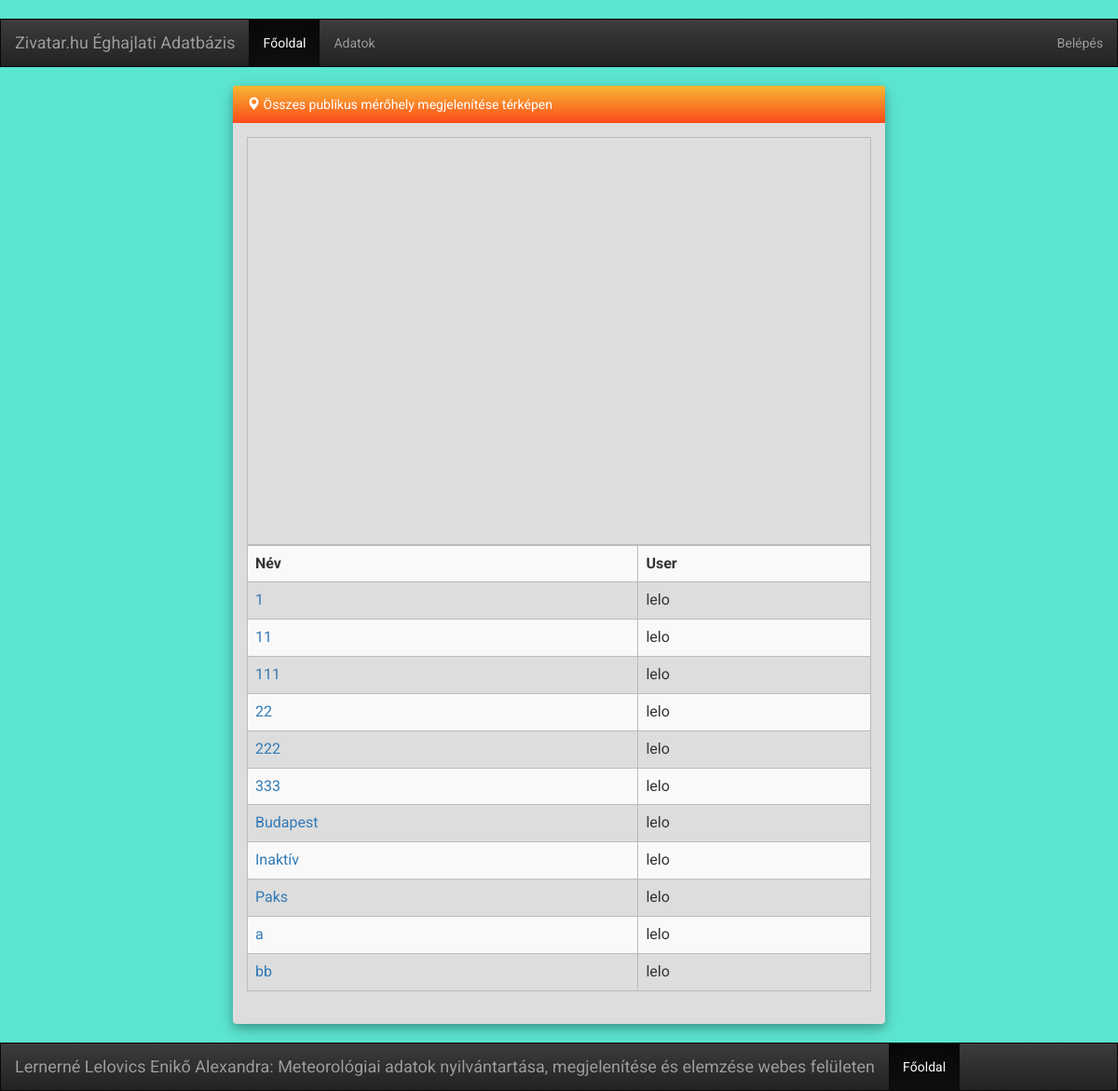
Before: /site_list/ with the older database file.
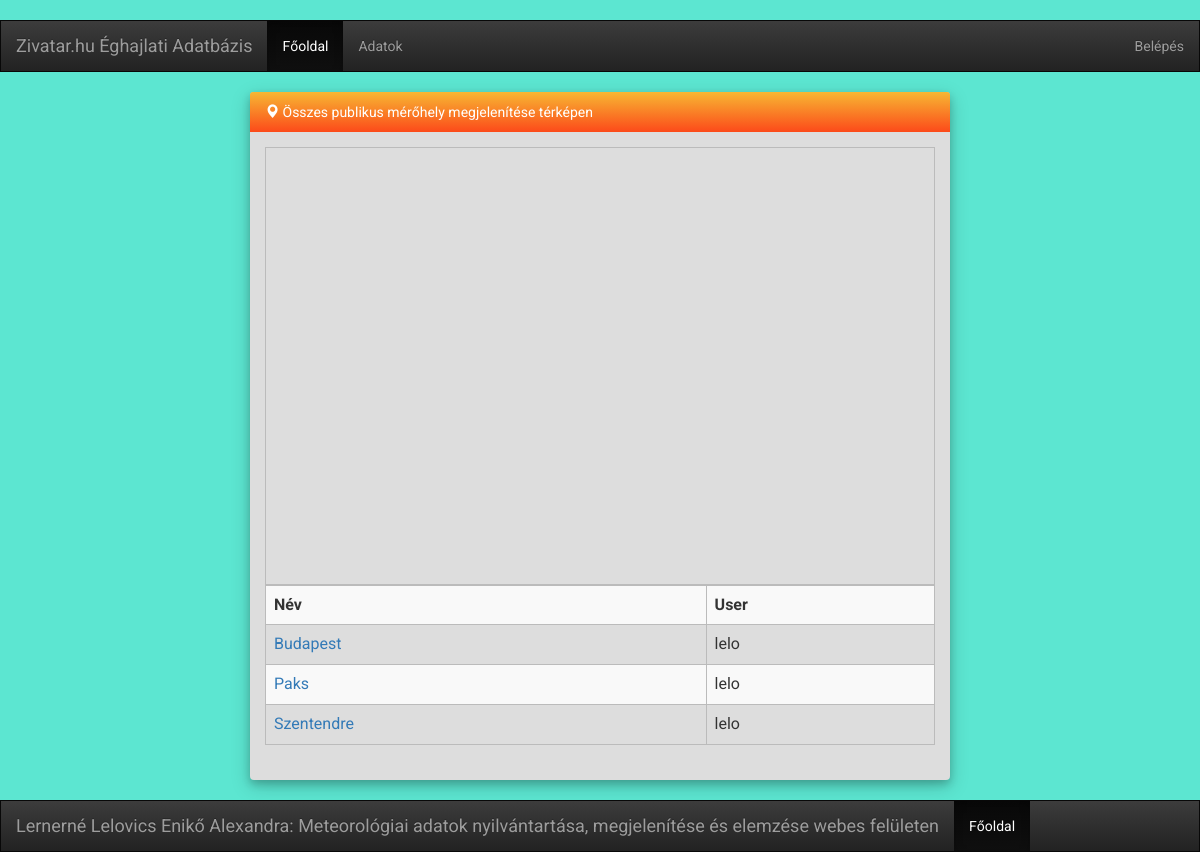
After: the same page with the newer database file.
### climate/models.py (models this page shows, shortened)
class Site(models.Model):
	NARROW_AREA = (
		(1, 'kert'),
		(2, 'parkoló'),
		(3, 'tető'),
		(4, 'udvar'),
		(5, 'füves terület'),
		(6, 'fás terület'),
		(7, 'vízpart'),
		(8, 'utca')
	)
	WIDE_AREA = (
		(1, 'belváros'),
		(2, 'kertváros'),
		(3, 'lakótelep'),
		(4, 'ipari terület'),
		(5, 'hegyvidék'),
		(6, 'vízpart'),
		(7, 'külterület')
	)
	id = models.AutoField(primary_key = True)
	owner = models.ForeignKey('auth.user')
	title = models.CharField(max_length = 100, unique = True)
	comment = models.TextField(blank = True)
	createdDate = models.DateTimeField(default = timezone.now)
	isActive = models.BooleanField(default = True)
	isPublic = models.BooleanField(default = True)
	isDeleted = models.BooleanField(default = False)
	lat = models.DecimalField(max_digits = 20, decimal_places = 15)
	lon = models.DecimalField(max_digits = 20, decimal_places = 15)
	narrowArea = models.IntegerField(choices = NARROW_AREA, default = 1)
	wideArea = models.IntegerField(choices = WIDE_AREA, default = 1) # site.wideArea; site.get_wideArea_display() https://docs.djangoproject.com/en/1.9/topics/db/models/#field-options

### climate/views.py (the view)
# urls.py: url(r'^site_list/', views.site_list, name='site_list'),
def site_list(request):
	sites = Site.objects.filter(isPublic=True).order_by('title')
	return render(request, 'climate/site_list.html', {'sites': sites})

### climate/templates/climate/site_list.html (shortened to what this page needs)
{% extends 'climate/base.html' %}
{% block content %}
<div class="panel panel-primary">
	<div class="panel-heading"><span class="glyphicon glyphicon-map-marker"></span> Összes publikus mérőhely megjelenítése térképen</div>
		<div class="panel-body">
			<div id="google_maps_all_stations" class="col-12"></div>
			<div class="col-12">
				<table class="table table-striped" width="100%">
					<tr>
						<th>Név</th>
						<th>User</th>
					</tr>
					{% for site in sites %}
						<tr>
							<td><a href="{% url 'site_details' pk=site.pk %}">{{ site.title }}</a></td>
							<td>{{ site.owner }}</td>
						</tr>
					{% endfor %}
				</table>
			</div>
		</div>
	</div>
</div>
{% endblock content %}

### climate/templates/climate/base.html (shortened to what this page needs)
﻿{% load staticfiles %}
<!DOCTYPE html>
<html>
<head>
	<link rel="stylesheet" href="https://maxcdn.bootstrapcdn.com/bootstrap/3.3.7/css/bootstrap.min.css">
	<link rel="stylesheet" href="https://maxcdn.bootstrapcdn.com/bootstrap/3.3.7/css/bootstrap-theme.min.css">
	<link href="{%static 'css/jumbotron-narrow.css' %}" rel="stylesheet">
	<link rel="stylesheet" href="{% static 'css/klimaadat.css' %}">
	<link href="{%static 'css/weather-icons.min.css' %}" rel="stylesheet">
	<link href="{% static 'css/weather-icons-wind.min.css' %}" rel="stylesheet">
</head>
<body>
<nav class="navbar navbar-inverse noradius">
	<div class="container-fluid">
		<div class="navbar-header">
			<a class="navbar-brand" href="{% url 'main' %}">Zivatar.hu Éghajlati Adatbázis</a>
		</div>
			<ul class="nav navbar-nav">
				<li class="active"><a href="{% url 'main' %}">Főoldal</a></li>
				<li><a href="#">Adatok</a></li>
			</ul>
			{% if user.is_authenticated %}
				<ul class="nav navbar-nav navbar-right">
					<li><a href="{% url 'logout' %}">Kilépés</a></li>
				</ul>
			{% else %}
				<ul class="nav navbar-nav navbar-right">
					<li><a href="{% url 'login' %}">Belépés</a></li>
				</ul>
			{% endif %}
	</div>
</nav>
<div class="container">
	{% block content %}
	{% endblock %}
<footer class="navbar navbar-inverse noradius">
	<div class="container-fluid">
		<div class="navbar-header">
			<a class="navbar-brand">Lernerné Lelovics Enikő Alexandra: Meteorológiai adatok nyilvántartása, megjelenítése és elemzése webes felületen</a>
		</div>
		<ul class="nav navbar-nav">
			<li class="active"><a href="{% url 'main' %}">Főoldal</a></li>
		</ul>
	</div>
</footer>
</body>
</html>

### climate/static/css/jumbotron-narrow.css (style rules this page uses)
body { padding-top: 20px; padding-bottom: 20px; }
@media (min-width: 768px) { .container { max-width: 730px; } }

### climate/static/css/klimaadat.css (style rules this page uses)
body { font-family: 'Roboto', sans-serif; }
div#google_maps_all_stations { border: 1px solid #bbb; padding-top: 65%; }
table.table-striped td, table.table-striped th { border: 1px solid #bbb !important; }
body { padding-top: 0; padding-bottom: 0; }
.noradius { border-radius: 0; }
footer.navbar { margin-bottom: 0; }
div.panel.panel-primary, div.jumbotron { background-color: #DDD; border: 0; box-shadow: 0 4px 8px 0 rgba(0, 0, 0, 0.2), 0 6px 20px 0 rgba(0, 0, 0, 0.19); }
body { background-color: #5CE6D1; }
div.panel.panel-primary > div.panel-heading { background-image: linear-gradient(to bottom,#F7B733 0,#FC4A1A 100%); border: 0; }

Changed rows visible on the page:
removed Site: title "1", owner "lelo"
removed Site: title "11", owner "lelo"
removed Site: title "111", owner "lelo"
removed Site: title "22", owner "lelo"
removed Site: title "222", owner "lelo"
removed Site: title "333", owner "lelo"
removed Site: title "Inaktív", owner "lelo"
removed Site: title "a", owner "lelo"
removed Site: title "bb", owner "lelo"
added Site: title "Szentendre", owner "lelo"
